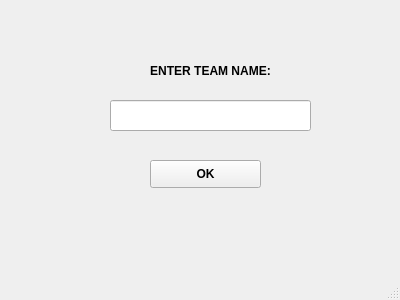
<?xml version="1.0" encoding="UTF-8"?>
<ui version="4.0">
 <class>MainWindow</class>
 <widget class="QMainWindow" name="MainWindow">
  <property name="geometry">
   <rect>
    <x>0</x>
    <y>0</y>
    <width>400</width>
    <height>300</height>
   </rect>
  </property>
  <property name="windowTitle">
   <string>Load Team</string>
  </property>
  <property name="windowIcon">
   <iconset>
    <normaloff>../images/icon.png</normaloff>../images/icon.png</iconset>
  </property>
  <widget class="QWidget" name="centralwidget">
   <widget class="QLabel" name="label">
    <property name="geometry">
     <rect>
      <x>110</x>
      <y>60</y>
      <width>201</width>
      <height>21</height>
     </rect>
    </property>
    <property name="font">
     <font>
      <pointsize>9</pointsize>
      <weight>75</weight>
      <bold>true</bold>
     </font>
    </property>
    <property name="text">
     <string>ENTER TEAM NAME:</string>
    </property>
    <property name="alignment">
     <set>Qt::AlignCenter</set>
    </property>
   </widget>
   <widget class="QLineEdit" name="lineEdit">
    <property name="geometry">
     <rect>
      <x>110</x>
      <y>100</y>
      <width>201</width>
      <height>31</height>
     </rect>
    </property>
    <property name="font">
     <font>
      <family>Comic Sans MS</family>
      <pointsize>12</pointsize>
     </font>
    </property>
    <property name="inputMask">
     <string/>
    </property>
   </widget>
   <widget class="QPushButton" name="pushButton">
    <property name="geometry">
     <rect>
      <x>150</x>
      <y>160</y>
      <width>111</width>
      <height>28</height>
     </rect>
    </property>
    <property name="font">
     <font>
      <weight>75</weight>
      <bold>true</bold>
     </font>
    </property>
    <property name="text">
     <string>OK</string>
    </property>
   </widget>
  </widget>
  <widget class="QMenuBar" name="menubar">
   <property name="geometry">
    <rect>
     <x>0</x>
     <y>0</y>
     <width>400</width>
     <height>26</height>
    </rect>
   </property>
  </widget>
  <widget class="QStatusBar" name="statusbar"/>
 </widget>
 <resources/>
 <connections/>
</ui>
